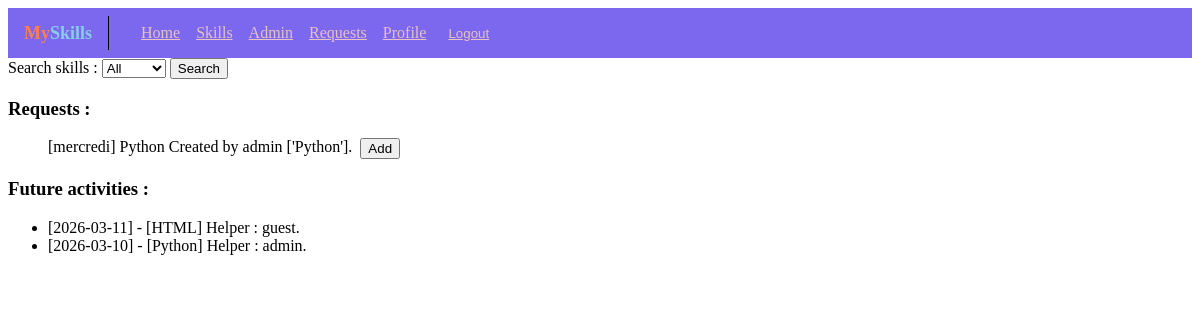
The page /skills/ (signed in) on the database as committed earlier.
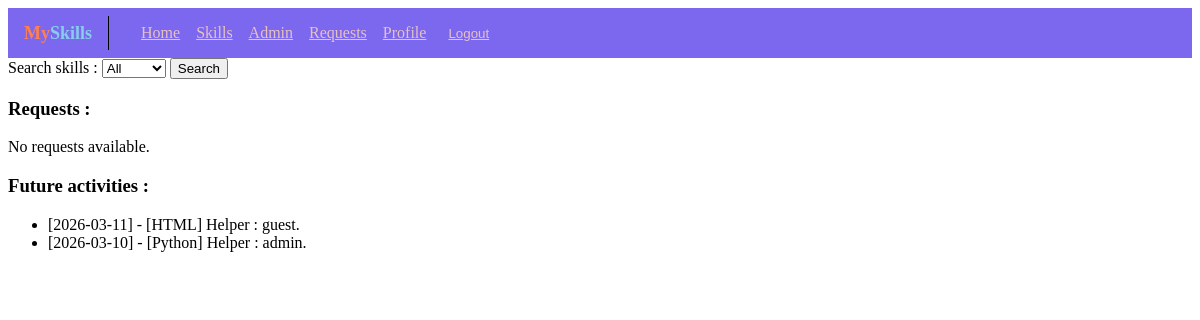
The same page on the database as committed later.
### skills/models.py (models this page shows, shortened)
class Request(models.Model):
    author = models.ForeignKey(Profile, on_delete=models.CASCADE)
    schedule = DaysField()
    needed_skill = models.ForeignKey(Skill, on_delete=models.CASCADE)
    is_hidden = models.BooleanField()
    def __str__(self):
        return f"[{self.get_schedule_display()}] " + self.needed_skill.__str__() + f" Created by {self.author}."

class Skill(models.Model):
    skill_name = models.CharField(max_length=100)
    def __str__(self):
        return self.skill_name

class Profile(models.Model):
    user = models.OneToOneField(User, on_delete=models.CASCADE)
    skills = models.ManyToManyField(Skill, related_name="skills")
    missing_skills = models.ManyToManyField(Skill, related_name="missing_skills")
    def __str__(self):
        return self.user.username + " " + [skill.__str__() for skill in self.skills.all()].__str__()

class Activity(models.Model):
    activity_date = models.DateField()
    request = models.ForeignKey(Request, related_name="request", on_delete=models.CASCADE)
    helper = models.ForeignKey(Profile, related_name="helper", on_delete=models.CASCADE)
    class Meta:
        verbose_name = "activity"
        verbose_name_plural = "activities"
    def __str__(self):
        return (f"[{self.activity_date}] - [{self.request.needed_skill}]" +
                f"\n\tHelper : {self.helper.user.username}.")
    @staticmethod
    def display_activities(request):
        if request is None or request == "None":
            return Activity.objects.all()
        return (Activity.objects.filter(activity_date__gte=timezone.now())
                .filter(request__needed_skill__skill_name=request))

### skills/views.py (the view)
# urls.py: 2. Add a URL to urlpatterns:  path('', views.home, name='home')
def home(request):
    if request.user.is_authenticated:
        requests = Request.objects.filter(
            needed_skill__skill_name=Skill.objects.get(pk=request.user.pk).skill_name).exclude(is_hidden=True)
    else:
        requests = None
    if request.method == "POST":
        form = ActivityForm(request.POST)
        if form.is_valid():
            a_id = form.cleaned_data["request_id"]
            req = get_object_or_404(Request, id=a_id)
            Activity.objects.create(
                activity_date=timezone.now(),
                request=req,
                helper=Profile.objects.get(pk=request.user.pk)
            )
            req.is_hidden = True
            req.save()
            return HttpResponseRedirect(reverse("skills:home"))
    else:
        form = ActivityForm
    return render(request, "skills/home.html", {
        "activities": Activity.display_activities(request.GET.get("search", None)),
        "skills": Skill.objects.all(),
        "requests": requests,
        "form": form
    })

### skills/templates/skills/home.html (shortened to what this page needs)
{% extends "base.html" %}
{% block content %}
    <form method="get">
        <label for="search">Search skills :</label>
        <select name="search" id="search">
                <option value="None">All</option>
        </select>
        <button type="submit">Search</button>
    </form>
{% if user.is_authenticated %}
    <h3>Requests :</h3>
    {% if requests %}
        <ul>
            {% for r in requests %}
            {% if r.author.user is not user %}
                <li style="display: flex;">
                    <a>{{r}}</a>
                    <form method="post" style="margin-left: 8px;">
                        <button type="submit">Add</button>
                    </form>
                </li>
            {% endif %}
            {% endfor %}
        </ul>
    {% else %}
        <p>No requests available.</p>
    {% endif %}
{% endif %}
<h3>Future activities :</h3>
{% if activities %}
    <ul>
        {% for a in activities %}
            <li><a>
                {{a}}
            </a></li>
        {% endfor %}
    </ul>
{% else %}
    <p>No profiles available.</p>
{% endif %}
{% endblock %}

### templates/base.html (shortened to what this page needs)
<!DOCTYPE html>
<html lang="en">
<head>
    {% load static %}
    <link rel="stylesheet" href="{% static 'skills/style.css' %}">
</head>
<body>
    <header id="headbar">
        {% block headbar %}
        <h3>
            <span class="c1">My</span>
            <span class="c2">Skills</span>
        </h3>
        <ul>
            <li><a href="{% url 'skills:home' %}">Home</a></li>
            <li><a href="{% url 'skills:all' %}">Skills</a></li>
            {% if user.is_superuser %}
                <li><a href="{% url 'admin:index' %}">Admin</a></li>
            {% endif %}
            {% if not user.is_authenticated %}
                <li><a href="{% url 'login' %}">Login</a></li>
            {% else %}
                <li><a href="{% url 'skills:request' %}">Requests</a></li>
                <li><a href="{% url 'skills:profile' user.pk %}">Profile</a></li>
                <li><form action="{% url 'logout' %}" method="post">
                    <button type="submit">
                        Logout</button>
                </form></li>
            {% endif %}
        </ul>
        {% endblock %}
    </header>
    <main id="content">
        {% block content %}
        {% endblock %}
    </main>
</body>
</html>

### static/skills/style.css (style rules this page uses)
#headbar { height: 50px; padding-left: 16px; background-color: MediumSlateBlue; display: flex; align-items: center; }
#headbar h3 { font-size: 0px; }
#headbar h3 > span { font-size: 18px; }
#headbar .c1 { color: coral; }
#headbar .c2 { color: skyblue; }
#headbar ul { list-style-type: none; display: flex; align-items: center; gap: 16px; padding-inline-start: 16px; }
#headbar a { color: #E8C1C1; }
#headbar button { background: none; text-decoration: underline ;border: none; color: #E8C1C1; cursor: pointer; }

Rows that differ between the two databases and show on the page:
removed Request: schedule+needed_skill+author "[mercredi] Python Created by admin ['Python']."
Other text that changed with them:
text now shown: "No requests available."
